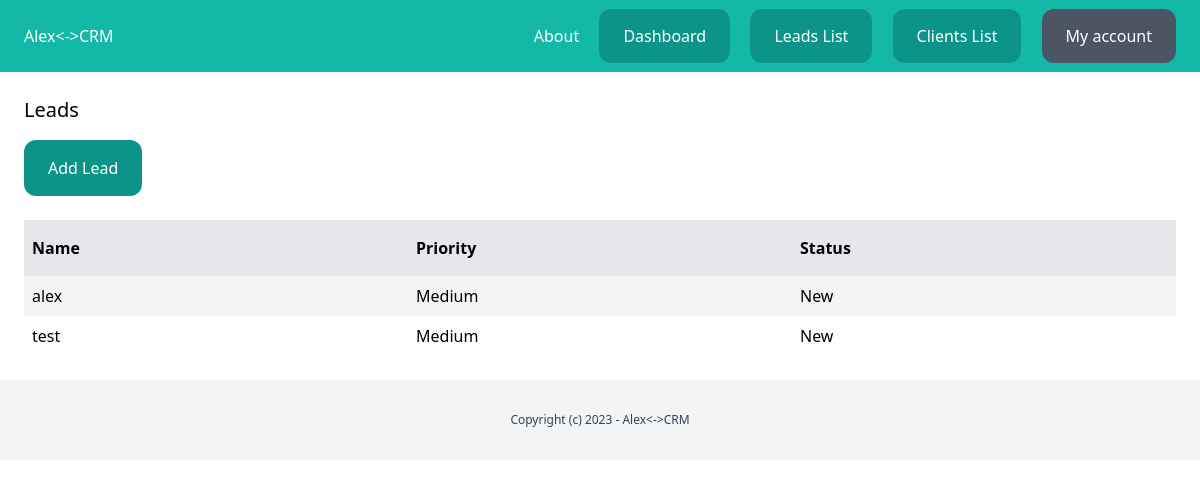
Before: /dashboard/lead/ (signed in) with the older database file.
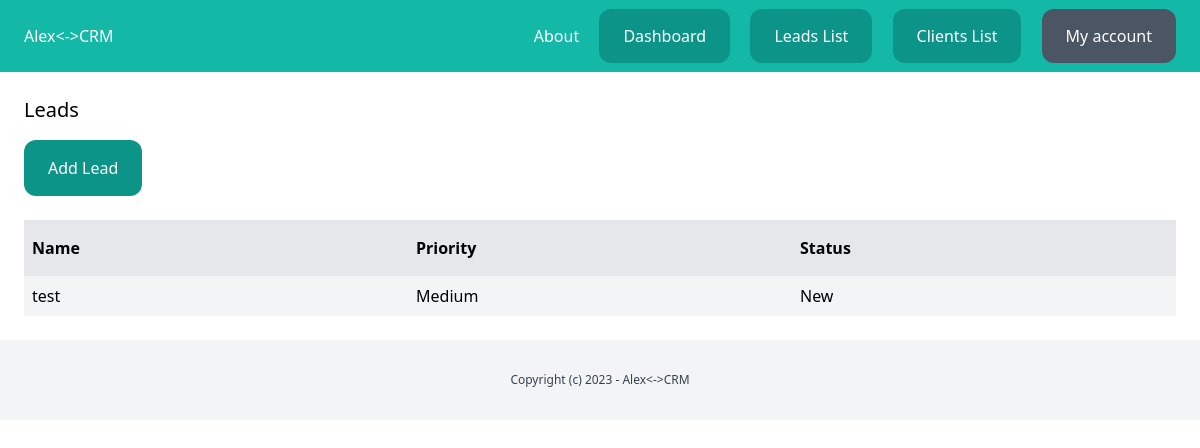
After: the same page with the newer database file.
### lead/models.py (models this page shows, shortened)
class Lead(models.Model):
    LOW = 'low'
    MEDIUM = 'medium'
    HIGH = 'high'
    CHOISE_PRIORITY = (
        (LOW, 'Low'),
        (MEDIUM, 'Medium'),
        (HIGH, 'High'),
    )
    NEW = 'new'
    CONTACTED = 'contacted'
    WON = 'won'
    LOST = 'lost'
    CHOICES_STATUS = (
        (NEW, 'New'),
        (CONTACTED, 'Contacted'),
        (WON, 'Won'),
        (LOST, 'Lost'),
    )
    team= models.ForeignKey(Team, related_name='leads', on_delete=models.CASCADE)
    name = models.CharField(max_length=250)
    email = models.EmailField()
    description = models.TextField(blank=True, null=True)
    priority = models.CharField(max_length=20, choices=CHOISE_PRIORITY, default=MEDIUM)
    status = models.CharField(max_length=20, choices=CHOICES_STATUS, default=NEW)
    converted_to_client = models.BooleanField(default=False)
    create_by = models.ForeignKey(User, related_name='leads', on_delete=models.CASCADE)
    create_at = models.DateTimeField(auto_now_add=True)
    modified_at = models.DateTimeField(auto_now=True) #automatically updated
    class Meta:
        ordering = ('name',)

### lead/views.py (the view)
# urls.py: path('', views.leads_list, name='leads_list'),
@login_required
def leads_list(request):
    leads = Lead.objects.filter(create_by=request.user, converted_to_client=False)
    return render(request, 'lead/leads_list.html', {
        'leads': leads
    })

### lead/templates/lead/leads_list.html (shortened to what this page needs)
{% extends 'core/base.html' %}
{% block content %}
    <div class="py-6 px-6">
        <h1 class="mb-4 text-xl">Leads</h1>
        <a href="{% url 'add_lead' %}" class="inline-block py-4 px-6 bg-teal-600 rounded-xl text-white">Add Lead</a>
        {% if leads %}
            <div class="mt-6 flex justify-between">
                <p class="py-4 px-2 bg-gray-200 font-semibold w-full">Name</p>
                <p class="py-4 px-2 bg-gray-200 font-semibold w-full">Priority</p>
                <p class="py-4 px-2 bg-gray-200 font-semibold w-full">Status</p>
            </div>
            {% for lead in leads %}
                <div class="flex justify-between">
                    <p class="py-2 px-2 w-full {% cycle 'bg-gray-100' '' %}">
                        <a href="{%url 'leads_detail' lead.id %}">{{ lead.name }}</a></p>
                    <p class="py-2 px-2 w-full {% cycle 'bg-gray-100' '' %}">{{ lead.get_priority_display }}</p>
                    <p class="py-2 px-2 w-full {% cycle 'bg-gray-100' '' %}">{{ lead.get_status_display }}</p>
                </div>
            {% endfor %}
        {% else %}
            <p class="mt-6 px-2">There are not leads in DataBase yet </p>
        {% endif %}
    </div>
{% endblock %}

Changed rows visible on the page:
no longer on this page (row edited): Lead: name "alex", priority "Medium", status "New"
